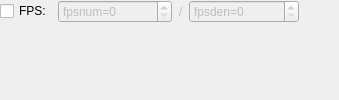
               <widget class="QWidget" name="page_ffms2">
                <layout class="QVBoxLayout" name="verticalLayout_7">
                 <property name="leftMargin">
                  <number>0</number>
                 </property>
                 <property name="topMargin">
                  <number>0</number>
                 </property>
                 <property name="rightMargin">
                  <number>0</number>
                 </property>
                 <property name="bottomMargin">
                  <number>0</number>
                 </property>
                 <item>
                  <widget class="QWidget" name="widgetFilterFFMS2" native="true">
                   <layout class="QHBoxLayout" name="horizontalLayout_8">
                    <property name="leftMargin">
                     <number>0</number>
                    </property>
                    <property name="topMargin">
                     <number>0</number>
                    </property>
                    <property name="rightMargin">
                     <number>0</number>
                    </property>
                    <property name="bottomMargin">
                     <number>0</number>
                    </property>
                    <item>
                     <widget class="QCheckBox" name="checkBoxSourceFilterFFmpegFPS">
                      <property name="text">
                       <string>FPS:</string>
                      </property>
                     </widget>
                    </item>
                    <item>
                     <widget class="QSpinBox" name="spinBoxSourceFilterFFmpegFpsnum">
                      <property name="enabled">
                       <bool>false</bool>
                      </property>
                      <property name="sizePolicy">
                       <sizepolicy hsizetype="Expanding" vsizetype="Fixed">
                        <horstretch>0</horstretch>
                        <verstretch>0</verstretch>
                       </sizepolicy>
                      </property>
                      <property name="prefix">
                       <string>fpsnum=</string>
                      </property>
                      <property name="minimum">
                       <number>0</number>
                      </property>
                      <property name="maximum">
                       <number>999999999</number>
                      </property>
                     </widget>
                    </item>
                    <item>
                     <widget class="QLabel" name="labelSourceFilterFFmpegFPS2">
                      <property name="enabled">
                       <bool>false</bool>
                      </property>
                      <property name="sizePolicy">
                       <sizepolicy hsizetype="Preferred" vsizetype="Preferred">
                        <horstretch>0</horstretch>
                        <verstretch>0</verstretch>
                       </sizepolicy>
                      </property>
                      <property name="minimumSize">
                       <size>
                        <width>0</width>
                        <height>0</height>
                       </size>
                      </property>
                      <property name="maximumSize">
                       <size>
                        <width>16777215</width>
                        <height>16777215</height>
                       </size>
                      </property>
                      <property name="toolTip">
                       <string/>
                      </property>
                      <property name="text">
                       <string>/</string>
                      </property>
                      <property name="textFormat">
                       <enum>Qt::AutoText</enum>
                      </property>
                      <property name="alignment">
                       <set>Qt::AlignCenter</set>
                      </property>
                     </widget>
                    </item>
                    <item>
                     <widget class="QSpinBox" name="spinBoxSourceFilterFFmpegFpsden">
                      <property name="enabled">
                       <bool>false</bool>
                      </property>
                      <property name="sizePolicy">
                       <sizepolicy hsizetype="Expanding" vsizetype="Fixed">
                        <horstretch>0</horstretch>
                        <verstretch>0</verstretch>
                       </sizepolicy>
                      </property>
                      <property name="prefix">
                       <string>fpsden=</string>
                      </property>
                      <property name="minimum">
                       <number>0</number>
                      </property>
                      <property name="maximum">
                       <number>999999999</number>
                      </property>
                      <property name="singleStep">
                       <number>1</number>
                      </property>
                     </widget>
                    </item>
                    <item>
                     <spacer name="horizontalSpacer_14">
                      <property name="orientation">
                       <enum>Qt::Horizontal</enum>
                      </property>
                      <property name="sizeType">
                       <enum>QSizePolicy::MinimumExpanding</enum>
                      </property>
                      <property name="sizeHint" stdset="0">
                       <size>
                        <width>40</width>
                        <height>20</height>
                       </size>
                      </property>
                     </spacer>
                    </item>
                   </layout>
                  </widget>
                 </item>
                 <item>
                  <widget class="QLabel" name="dotGridFFMS2">
                   <property name="sizePolicy">
                    <sizepolicy hsizetype="Expanding" vsizetype="Expanding">
                     <horstretch>0</horstretch>
                     <verstretch>0</verstretch>
                    </sizepolicy>
                   </property>
                   <property name="text">
                    <string/>
                   </property>
                  </widget>
                 </item>
                </layout>
               </widget>
